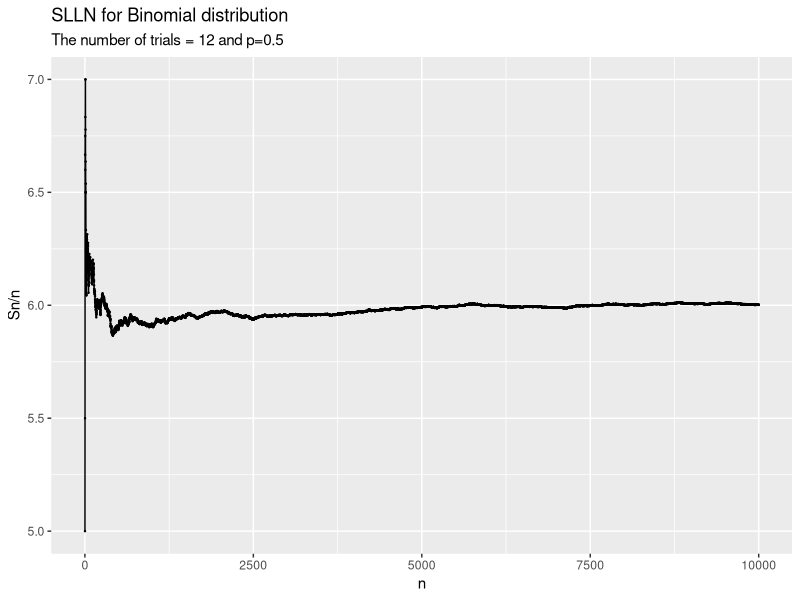

This chart was generated by the following R code:
install.packages("ggplot2")
library(ggplot2)
## TUT 8 #####

### Binomial Distribution ####
s <- 12 #The number of trials
p <- 0.5
n <- 10000
result <- numeric(n)
sn <- 0
for (i in 1:n){
  sn <- sn + rbinom(1, s, p)
  result[i] <- sn/i
}

ind <- 1:n
data = data.frame(Index = ind, result = result)
ggplot(data, aes(x = Index, y = result)) + geom_point(size = 0.2) +
  ylab("Sn/n") + xlab("n") +
  labs(title = "SLLN for Binomial distribution", subtitle = "The number of trials = 12 and p=0.5") +
  geom_line()
